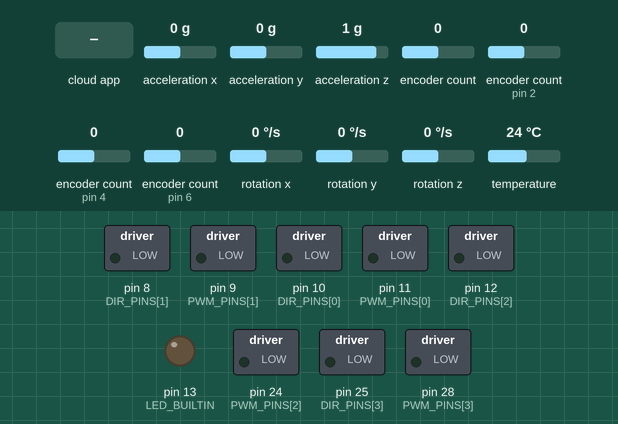
This program was run on a simulated Teensy 4. Shown: switched loads named in the program (green lamp = pin HIGH), output pins drawn as LEDs (lit = HIGH). The inputs (shaded band) are chosen by the test bench; at power-on: acceleration x 0 g, acceleration y 0 g, acceleration z 1 g, encoder count 0, encoder count (sensors on pin 2, pin 4, pin 6) 0, rotation x 0 °/s, rotation y 0 °/s, rotation z 0 °/s, temperature 24 °C. The ROS host is connected and sends only what is stated.

Above: at 6.0 s.
6.1 s: the phone or cloud app sets linear.x to -100
At 6.61 s:
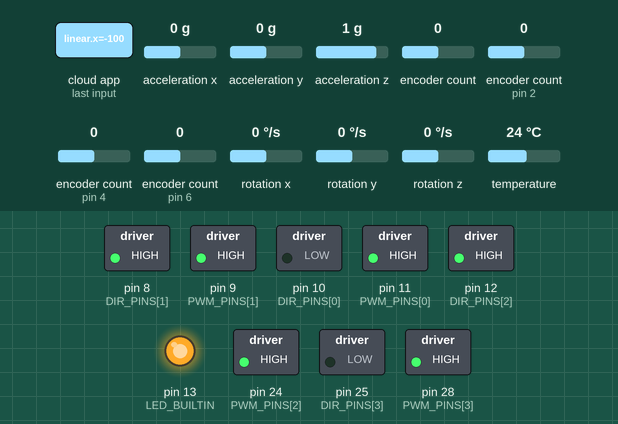
8.4 s: the phone or cloud app sets linear.x to 100
At 8.91 s:
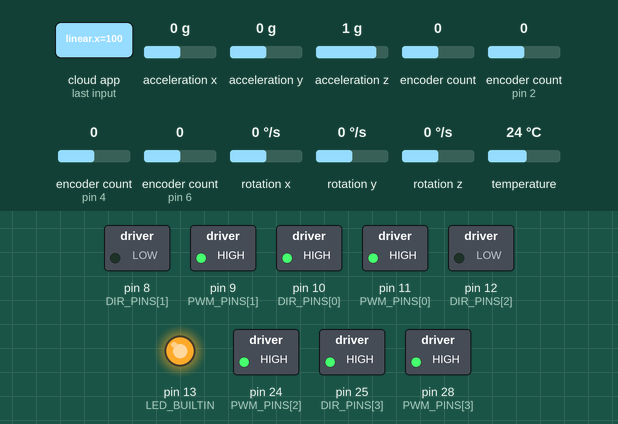
10.7 s: the phone or cloud app sets angular.z to -100
At 10.87 s:
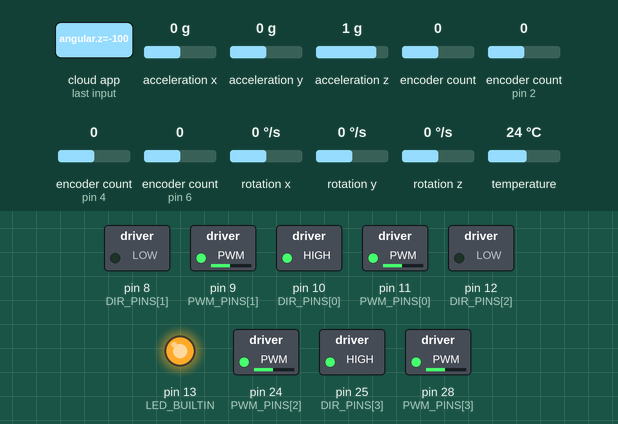
13.0 s: the phone or cloud app sets linear.x to 0
At 13.16 s:
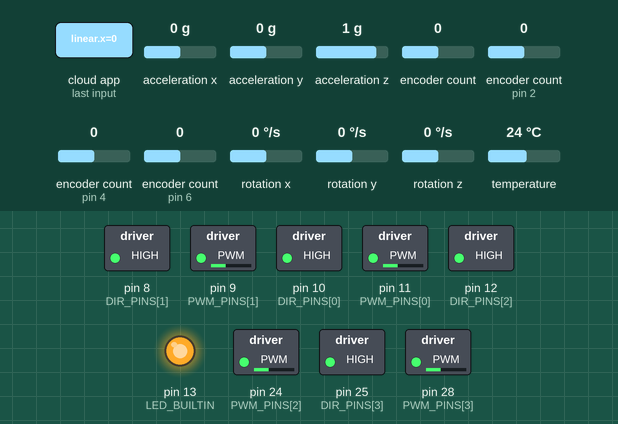
15.1 s: the phone or cloud app sets angular.z to 100
At 15.27 s:
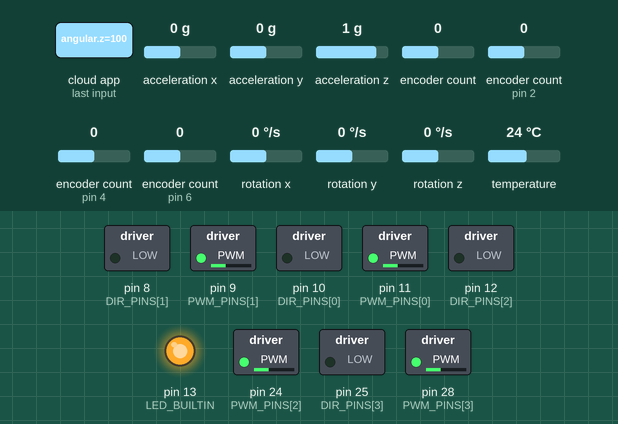
Timing chart, 0 to 18.1 s (numbered marks = the images above; inputs shaded):
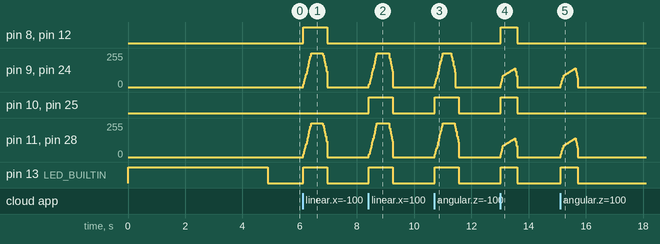

Measured:
- after the input at 6.1 s, pin 8 (DIR_PINS[1]), pin 12 (DIR_PINS[2]), pin 13 (LED_BUILTIN): LOW → HIGH at once, → LOW 0.83 s later; pin 9 (PWM_PINS[1]), pin 11 (PWM_PINS[0]), pin 24 (PWM_PINS[2]), pin 28 (PWM_PINS[3]): rises from 0/255 to 255/255 in 0.28 s, then falls to 0/255 in 0.56 s
- after the input at 8.4 s, pin 9 (PWM_PINS[1]), pin 11 (PWM_PINS[0]), pin 24 (PWM_PINS[2]), pin 28 (PWM_PINS[3]): rises from 0/255 to 255/255 in 0.28 s, then falls to 0/255 in 0.56 s; pin 10 (DIR_PINS[0]), pin 13 (LED_BUILTIN), pin 25 (DIR_PINS[3]): LOW → HIGH at once, → LOW 0.84 s later
- after the input at 10.7 s, pin 9 (PWM_PINS[1]): rises from 0/255 to 255/255 in 0.28 s, then falls to 0/255 in 0.44 s; pin 10 (DIR_PINS[0]): LOW → HIGH at once, → LOW 0.84 s later
- after the input at 13.0 s, pin 8 (DIR_PINS[1]), pin 10 (DIR_PINS[0]), pin 12 (DIR_PINS[2]), pin 13 (LED_BUILTIN), pin 25 (DIR_PINS[3]): LOW → HIGH at once, → LOW 0.58 s later; pin 9 (PWM_PINS[1]), pin 11 (PWM_PINS[0]), pin 24 (PWM_PINS[2]), pin 28 (PWM_PINS[3]): rises from 0/255 to 140/255 in 0.50 s, then falls to 0/255 in 0.08 s
- after the input at 15.1 s, pin 9 (PWM_PINS[1]), pin 11 (PWM_PINS[0]), pin 24 (PWM_PINS[2]), pin 28 (PWM_PINS[3]): rises from 0/255 to 140/255 in 0.50 s, then falls to 0/255 in 0.10 s; pin 13 (LED_BUILTIN): LOW → HIGH at once, → LOW 0.59 s later

The program:

main.cpp
```cpp
#include <Arduino.h>
#include <micro_ros_platformio.h>
#include <rcl/rcl.h>
#include <rclc/rclc.h>
#include <rclc/executor.h>
#include <geometry_msgs/msg/twist.h>
#include <std_msgs/msg/bool.h>
#include <std_msgs/msg/float32_multi_array.h>
#include <std_msgs/msg/int32_multi_array.h>
#include <Wire.h>
#include <Adafruit_MPU6050.h>
#include <Adafruit_Sensor.h>
#include <sensor_msgs/msg/imu.h>
#include <Encoder.h>

// IMU
Adafruit_MPU6050 mpu;
bool mpu_ok = false;
float gyro_bias[3] = {0.0f, 0.0f, 0.0f};
const float GYRO_Z_DEADBAND = 0.010f;  // rad/s (~0.17 deg/s) stationary noise floor

// Quadrature Encoders (Direct 3.3V on pins 0-7)
Encoder enc[4] = {
  Encoder(0, 1),  // E0: FL
  Encoder(2, 3),  // E1: FR
  Encoder(4, 5),  // E2: RR
  Encoder(6, 7)   // E3: RL
};
const int8_t ENC_POLARITY[4] = {-1, 1, 1, -1};

// Teensy 4.1 Pin Mapping (Schematic Rev. 2.0)
// M0 = FL, M1 = FR, M2 = RR, M3 = RL
const uint8_t DIR_PINS[4] = {10, 8, 12, 25};
const uint8_t PWM_PINS[4] = {11, 9, 24, 28};
const int8_t MOTOR_POLARITY[4] = {1, -1, -1, 1};
const uint8_t MAX_PWM = 255;
const unsigned long CMD_TIMEOUT_MS = 500;

// Locked Kinematics & Encoder Constants
const float TICKS_PER_REV   = 979.0f;
const float RAD_PER_TICK    = 6.28318530718f / TICKS_PER_REV;
const float WHEEL_RADIUS    = 0.0330f;          // m (66 mm OD)
const float LX              = 0.08875f;         // m (half-wheelbase)
const float LY              = 0.1270f;          // m (half-track)
const float L_SUM           = LX + LY;          // 0.21575 m
const float MAX_WHEEL_RAD_S = 28.0f;            // Closed-loop cap (~0.924 m/s)

// Stage 1: Universal Trapezoidal Velocity Profiler (rad/s)
const float CONTROL_DT        = 0.02f;          // 50 Hz nominal
const float WHEEL_ACCEL_LIMIT = 56.0f;          // rad/s^2 (0 -> 28 in 0.50 s)
const float WHEEL_DECEL_LIMIT = 84.0f;          // rad/s^2 (28 -> 0 in 0.33 s)
float target_rad_s[4] = {0.0f, 0.0f, 0.0f, 0.0f};
float ramped_rad_s[4] = {0.0f, 0.0f, 0.0f, 0.0f};

// Stage 2: Per-Wheel Velocity Feedforward + PID (Starter Bench Gains)
const float K_FF    = 0.0315f;                  // 1.0 / 31.76 rad/s (measured no-load)
const float K_P     = 0.015f;                   // norm / (rad/s)
const float K_I     = 0.080f;                   // norm / rad
const float K_D     = 0.000f;                   // norm * s / rad
const float I_CLAMP = 0.40f;                    // Anti-windup clamp (max +-40% PWM)

int32_t prev_ticks[4]     = {0, 0, 0, 0};
float pid_integral[4]     = {0.0f, 0.0f, 0.0f, 0.0f};
float pid_prev_error[4]   = {0.0f, 0.0f, 0.0f, 0.0f};
unsigned long last_ctrl_us = 0;

rcl_publisher_t imu_publisher;
sensor_msgs__msg__Imu imu_msg;
rcl_publisher_t ticks_publisher;
std_msgs__msg__Int32MultiArray ticks_msg;
int32_t ticks_buffer[4] = {0, 0, 0, 0};
rcl_timer_t imu_timer;

rcl_subscription_t subscriber;
geometry_msgs__msg__Twist msg;
rcl_subscription_t motor_subscriber;
std_msgs__msg__Float32MultiArray motor_msg;
float motor_msg_buffer[4] = {0.0f, 0.0f, 0.0f, 0.0f};
rcl_subscription_t estop_subscriber;
std_msgs__msg__Bool estop_msg;

rclc_executor_t executor;
rclc_support_t support;
rcl_allocator_t allocator;
rcl_node_t node;

enum AgentState {
  WAITING_AGENT,
  AGENT_AVAILABLE,
  AGENT_CONNECTED,
  AGENT_DISCONNECTED
};
AgentState state = WAITING_AGENT;
unsigned long last_ping_ms = 0;
unsigned long last_cmd_ms = 0;

void set_motor(uint8_t idx, float speed_norm) {
  speed_norm = constrain(speed_norm, -1.0f, 1.0f) * MOTOR_POLARITY[idx];
  if (fabsf(speed_norm) < 0.02f) {
    analogWrite(PWM_PINS[idx], 0);
    digitalWrite(DIR_PINS[idx], LOW);
    return;
  }
  digitalWrite(DIR_PINS[idx], speed_norm >= 0.0f ? HIGH : LOW);
  uint8_t duty = (uint8_t)(fabsf(speed_norm) * MAX_PWM);
  analogWrite(PWM_PINS[idx], duty);
}

void stop_all_motors() {
  for (uint8_t i = 0; i < 4; i++) {
    set_motor(i, 0.0f);
  }
  digitalWrite(LED_BUILTIN, LOW);
}

void hard_stop_all_motors() {
  for (uint8_t i = 0; i < 4; i++) {
    target_rad_s[i] = 0.0f;
    ramped_rad_s[i] = 0.0f;
    pid_integral[i] = 0.0f;
    pid_prev_error[i] = 0.0f;
  }
  stop_all_motors();
}

void calibrate_gyro() {
  if (!mpu_ok) return;

  // Solid LED indicates 4-second stationary calibration — keep robot completely still
  digitalWrite(LED_BUILTIN, HIGH);
  const int SAMPLES = 400;
  float sum_x = 0.0f, sum_y = 0.0f, sum_z = 0.0f;

  for (int i = 0; i < SAMPLES; i++) {
    sensors_event_t a, g, temp;
    mpu.getEvent(&a, &g, &temp);
    sum_x += g.gyro.x;
    sum_y += g.gyro.y;
    sum_z += g.gyro.z;
    delay(10);
  }

  gyro_bias[0] = sum_x / SAMPLES;
  gyro_bias[1] = sum_y / SAMPLES;
  gyro_bias[2] = sum_z / SAMPLES;
  digitalWrite(LED_BUILTIN, LOW);
}

void cmd_vel_callback(const void * msgin) {
  const geometry_msgs__msg__Twist * twist = (const geometry_msgs__msg__Twist *)msgin;
  last_cmd_ms = millis();

  float vx = twist->linear.x;   // m/s
  float vy = twist->linear.y;   // m/s
  float wz = twist->angular.z;  // rad/s

  // Physical inverse mecanum kinematics (rad/s): M0=FL, M1=FR, M2=RR, M3=RL
  float w[4];
  w[0] = (vx - vy - L_SUM * wz) / WHEEL_RADIUS;
  w[1] = (vx + vy + L_SUM * wz) / WHEEL_RADIUS;
  w[2] = (vx - vy + L_SUM * wz) / WHEEL_RADIUS;
  w[3] = (vx + vy - L_SUM * wz) / WHEEL_RADIUS;

  // Proportional desaturation to preserve motion direction
  float max_mag = MAX_WHEEL_RAD_S;
  for (uint8_t i = 0; i < 4; i++) {
    if (fabsf(w[i]) > max_mag) max_mag = fabsf(w[i]);
  }
  float scale = MAX_WHEEL_RAD_S / max_mag;
  for (uint8_t i = 0; i < 4; i++) {
    target_rad_s[i] = w[i] * scale;
  }
}

void motor_cmd_callback(const void * msgin) {
  const std_msgs__msg__Float32MultiArray * arr = (const std_msgs__msg__Float32MultiArray *)msgin;
  if (arr->data.size < 4) return;

  last_cmd_ms = millis();
  for (uint8_t i = 0; i < 4; i++) {
    target_rad_s[i] = constrain(arr->data.data[i], -1.0f, 1.0f) * MAX_WHEEL_RAD_S;
  }
}

void estop_callback(const void * msgin) {
  const std_msgs__msg__Bool * estop = (const std_msgs__msg__Bool *)msgin;
  if (estop->data) {
    hard_stop_all_motors();
  }
}

void imu_timer_callback(rcl_timer_t * timer, int64_t last_call_time) {
  (void) last_call_time;
  if (timer == NULL) return;

  // Measure actual control dt
  unsigned long now_us = micros();
  float dt = (now_us - last_ctrl_us) * 1e-6f;
  last_ctrl_us = now_us;
  if (dt < 0.005f || dt > 0.1f) {
    dt = CONTROL_DT;
  }

  // 1) Publish 50 Hz IMU data
  if (mpu_ok) {
    sensors_event_t a, g, temp;
    mpu.getEvent(&a, &g, &temp);

    static float last_good_gz = 0.0f;
    float gz = g.gyro.z - gyro_bias[2];
    if (fabsf(gz) > 2.5f) {
      gz = last_good_gz;   // glitch: hold the previous good value
    } else if (fabsf(gz) < GYRO_Z_DEADBAND) {
      gz = 0.0f;
    }
    last_good_gz = gz;

    imu_msg.angular_velocity.x = g.gyro.x - gyro_bias[0];
    imu_msg.angular_velocity.y = g.gyro.y - gyro_bias[1];
    imu_msg.angular_velocity.z = gz;
    imu_msg.linear_acceleration.x = a.acceleration.x;
    imu_msg.linear_acceleration.y = a.acceleration.y;
    imu_msg.linear_acceleration.z = a.acceleration.z;

    int64_t time_ns = rmw_uros_epoch_nanos();
    imu_msg.header.stamp.sec = (int32_t)(time_ns / 1000000000LL);
    imu_msg.header.stamp.nanosec = (uint32_t)(time_ns % 1000000000LL);

    rcl_publish(&imu_publisher, &imu_msg, NULL);
  }

  // 2) Read & publish calibrated cumulative quadrature ticks at 50 Hz
  int32_t curr_ticks[4];
  for (uint8_t i = 0; i < 4; i++) {
    curr_ticks[i] = (int32_t)(enc[i].read() * ENC_POLARITY[i]);
    ticks_buffer[i] = curr_ticks[i];
  }
  rcl_publish(&ticks_publisher, &ticks_msg, NULL);

  // 3) Stage 1 (Trapezoidal Profiler) + Stage 2 (Closed-Loop Per-Wheel Velocity PID)
  bool any_active = false;
  for (uint8_t i = 0; i < 4; i++) {
    int32_t delta_ticks = curr_ticks[i] - prev_ticks[i];
    prev_ticks[i] = curr_ticks[i];
    float meas_rad_s = (delta_ticks * RAD_PER_TICK) / dt;

    // Slew-rate limit target_rad_s -> ramped_rad_s
    float diff = target_rad_s[i] - ramped_rad_s[i];
    bool accelerating = (target_rad_s[i] * ramped_rad_s[i] >= 0.0f) &&
                        (fabsf(target_rad_s[i]) > fabsf(ramped_rad_s[i]));
    float max_step = (accelerating ? WHEEL_ACCEL_LIMIT : WHEEL_DECEL_LIMIT) * dt;

    if (fabsf(diff) <= max_step) {
      ramped_rad_s[i] = target_rad_s[i];
    } else {
      ramped_rad_s[i] += (diff > 0.0f ? max_step : -max_step);
    }

    // Clean zero-stop: kill PWM and clear integrator when stopped
    if (fabsf(target_rad_s[i]) < 0.05f && fabsf(ramped_rad_s[i]) < 0.05f) {
      pid_integral[i] = 0.0f;
      pid_prev_error[i] = 0.0f;
      set_motor(i, 0.0f);
      continue;
    }

    // Feedforward + PID
    float error = ramped_rad_s[i] - meas_rad_s;
    pid_integral[i] = constrain(pid_integral[i] + (K_I * error * dt), -I_CLAMP, I_CLAMP);
    float deriv = (error - pid_prev_error[i]) / dt;
    pid_prev_error[i] = error;

    float ff  = K_FF * ramped_rad_s[i];
    float out = constrain(ff + (K_P * error) + pid_integral[i] + (K_D * deriv), -1.0f, 1.0f);

    set_motor(i, out);
    any_active = true;
  }
  digitalWrite(LED_BUILTIN, any_active ? HIGH : LOW);
}

bool create_entities() {
  allocator = rcl_get_default_allocator();
  if (rclc_support_init(&support, 0, NULL, &allocator) != RCL_RET_OK) return false;
  if (rclc_node_init_default(&node, "teensy_motor_node", "", &support) != RCL_RET_OK) return false;

  if (rclc_subscription_init_default(
        &subscriber, &node,
        ROSIDL_GET_MSG_TYPE_SUPPORT(geometry_msgs, msg, Twist),
        "/cmd_vel") != RCL_RET_OK) return false;

  motor_msg.data.data = motor_msg_buffer;
  motor_msg.data.size = 0;
  motor_msg.data.capacity = 4;

  if (rclc_subscription_init_default(
        &motor_subscriber, &node,
        ROSIDL_GET_MSG_TYPE_SUPPORT(std_msgs, msg, Float32MultiArray),
        "/motor_cmd") != RCL_RET_OK) return false;

  if (rclc_subscription_init_default(
        &estop_subscriber, &node,
        ROSIDL_GET_MSG_TYPE_SUPPORT(std_msgs, msg, Bool),
        "/estop") != RCL_RET_OK) return false;

  if (rclc_publisher_init_default(
      &imu_publisher, &node,
      ROSIDL_GET_MSG_TYPE_SUPPORT(sensor_msgs, msg, Imu),
      "/imu/data_raw") != RCL_RET_OK) return false;

  ticks_msg.data.data = ticks_buffer;
  ticks_msg.data.size = 4;
  ticks_msg.data.capacity = 4;

  if (rclc_publisher_init_default(
      &ticks_publisher, &node,
      ROSIDL_GET_MSG_TYPE_SUPPORT(std_msgs, msg, Int32MultiArray),
      "/wheel_ticks") != RCL_RET_OK) return false;

  imu_msg.header.frame_id.data = (char *)"imu_link";
  imu_msg.header.frame_id.size = 8;
  imu_msg.header.frame_id.capacity = 9;

  imu_msg.orientation_covariance[0] = -1.0;

  imu_msg.angular_velocity_covariance[0] = 0.001;
  imu_msg.angular_velocity_covariance[4] = 0.001;
  imu_msg.angular_velocity_covariance[8] = 0.001;

  imu_msg.linear_acceleration_covariance[0] = 0.04;
  imu_msg.linear_acceleration_covariance[4] = 0.04;
  imu_msg.linear_acceleration_covariance[8] = 0.04;

  if (rclc_timer_init_default(
      &imu_timer, &support, RCL_MS_TO_NS(20), imu_timer_callback) != RCL_RET_OK) return false;

  // 4 handles: 3 subscriptions (/cmd_vel, /motor_cmd, /estop) + 1 shared 50 Hz timer
  if (rclc_executor_init(&executor, &support.context, 4, &allocator) != RCL_RET_OK) return false;
  if (rclc_executor_add_timer(&executor, &imu_timer) != RCL_RET_OK) return false;
  if (rclc_executor_add_subscription(&executor, &subscriber, &msg, &cmd_vel_callback, ON_NEW_DATA) != RCL_RET_OK) return false;
  if (rclc_executor_add_subscription(&executor, &motor_subscriber, &motor_msg, &motor_cmd_callback, ON_NEW_DATA) != RCL_RET_OK) return false;
  if (rclc_executor_add_subscription(&executor, &estop_subscriber, &estop_msg, &estop_callback, ON_NEW_DATA) != RCL_RET_OK) return false;

  last_cmd_ms = millis();
  rmw_uros_sync_session(1000);

  hard_stop_all_motors();
  for (uint8_t i = 0; i < 4; i++) {
    enc[i].write(0);
    prev_ticks[i] = 0;
  }
  last_ctrl_us = micros();

  return true;
}

void destroy_entities() {
  hard_stop_all_motors();
  rmw_context_t * rmw_context = rcl_context_get_rmw_context(&support.context);
  (void) rmw_uros_set_context_entity_destroy_session_timeout(rmw_context, 0);
  rcl_subscription_fini(&subscriber, &node);
  rcl_subscription_fini(&motor_subscriber, &node);
  rcl_subscription_fini(&estop_subscriber, &node);
  rcl_timer_fini(&imu_timer);
  rcl_publisher_fini(&imu_publisher, &node);
  rcl_publisher_fini(&ticks_publisher, &node);
  rclc_executor_fini(&executor);
  rcl_node_fini(&node);
  rclc_support_fini(&support);
}

void setup() {
  pinMode(LED_BUILTIN, OUTPUT);
  for (uint8_t i = 0; i < 4; i++) {
    pinMode(DIR_PINS[i], OUTPUT);
    pinMode(PWM_PINS[i], OUTPUT);
    analogWriteFrequency(PWM_PINS[i], 20000);
  }
  hard_stop_all_motors();

  Wire.begin();
  mpu_ok = mpu.begin(0x68, &Wire);
  if (mpu_ok) {
    mpu.setAccelerometerRange(MPU6050_RANGE_4_G);
    mpu.setGyroRange(MPU6050_RANGE_500_DEG);
    mpu.setFilterBandwidth(MPU6050_BAND_21_HZ);
    calibrate_gyro();
  }

  Serial.begin(115200);
  set_microros_serial_transports(Serial);
}

void loop() {
  switch (state) {
    case WAITING_AGENT:
      if (millis() - last_ping_ms > 500) {
        last_ping_ms = millis();
        if (rmw_uros_ping_agent(100, 1) == RMW_RET_OK) {
          state = AGENT_AVAILABLE;
        }
      }
      break;

    case AGENT_AVAILABLE:
      state = create_entities() ? AGENT_CONNECTED : WAITING_AGENT;
      break;

    case AGENT_CONNECTED:
      if (millis() - last_ping_ms > 1000) {
        last_ping_ms = millis();
        if (rmw_uros_ping_agent(100, 1) != RMW_RET_OK) {
          state = AGENT_DISCONNECTED;
          break;
        }
      }
      // Smooth watchdog deceleration (profiler ramps ramped_rad_s -> 0)
      if (millis() - last_cmd_ms > CMD_TIMEOUT_MS) {
        for (uint8_t i = 0; i < 4; i++) {
          target_rad_s[i] = 0.0f;
        }
      }
      rclc_executor_spin_some(&executor, RCL_MS_TO_NS(10));
      break;

    case AGENT_DISCONNECTED:
      destroy_entities();
      state = WAITING_AGENT;
      break;
  }
}
```
